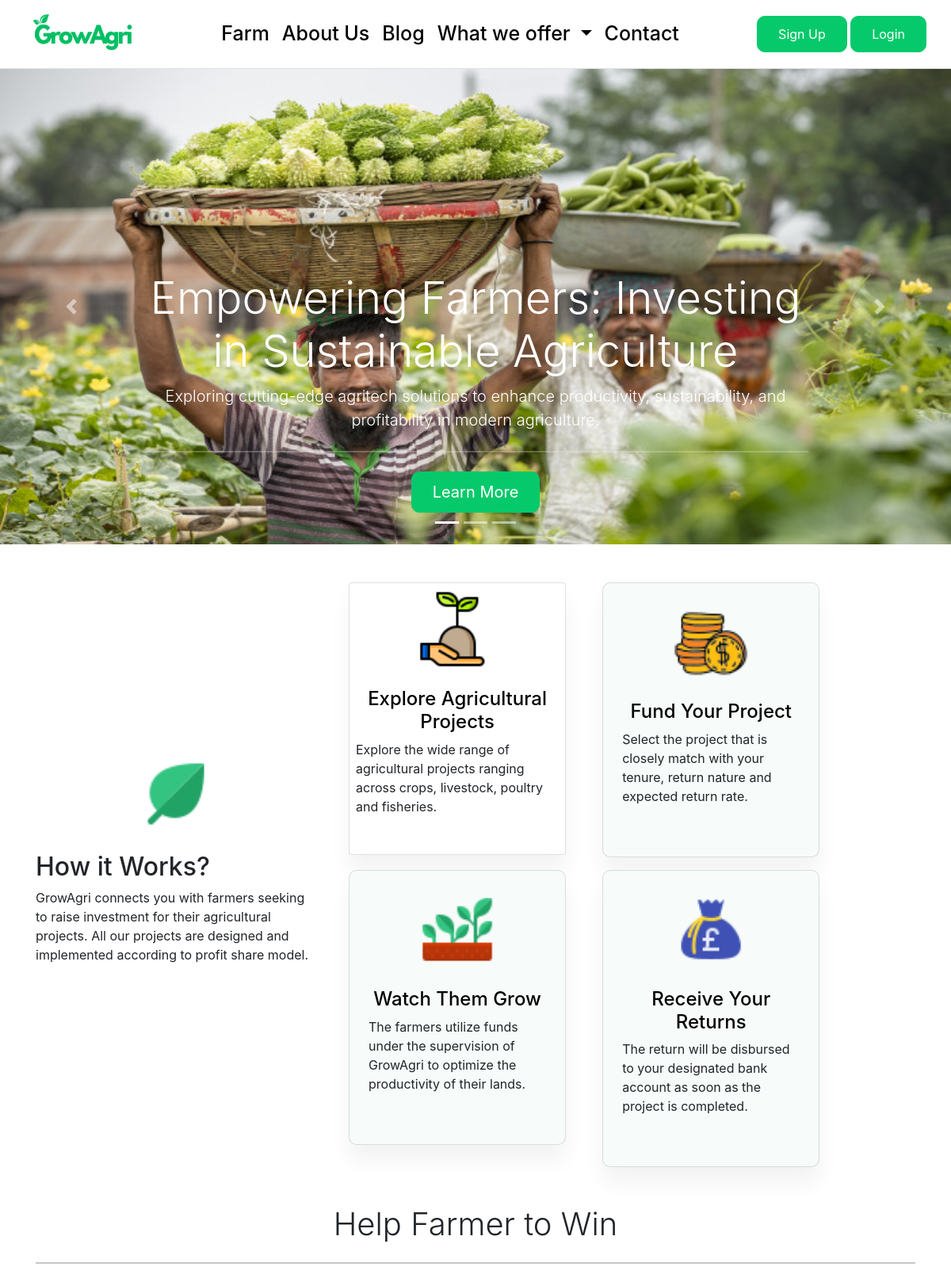
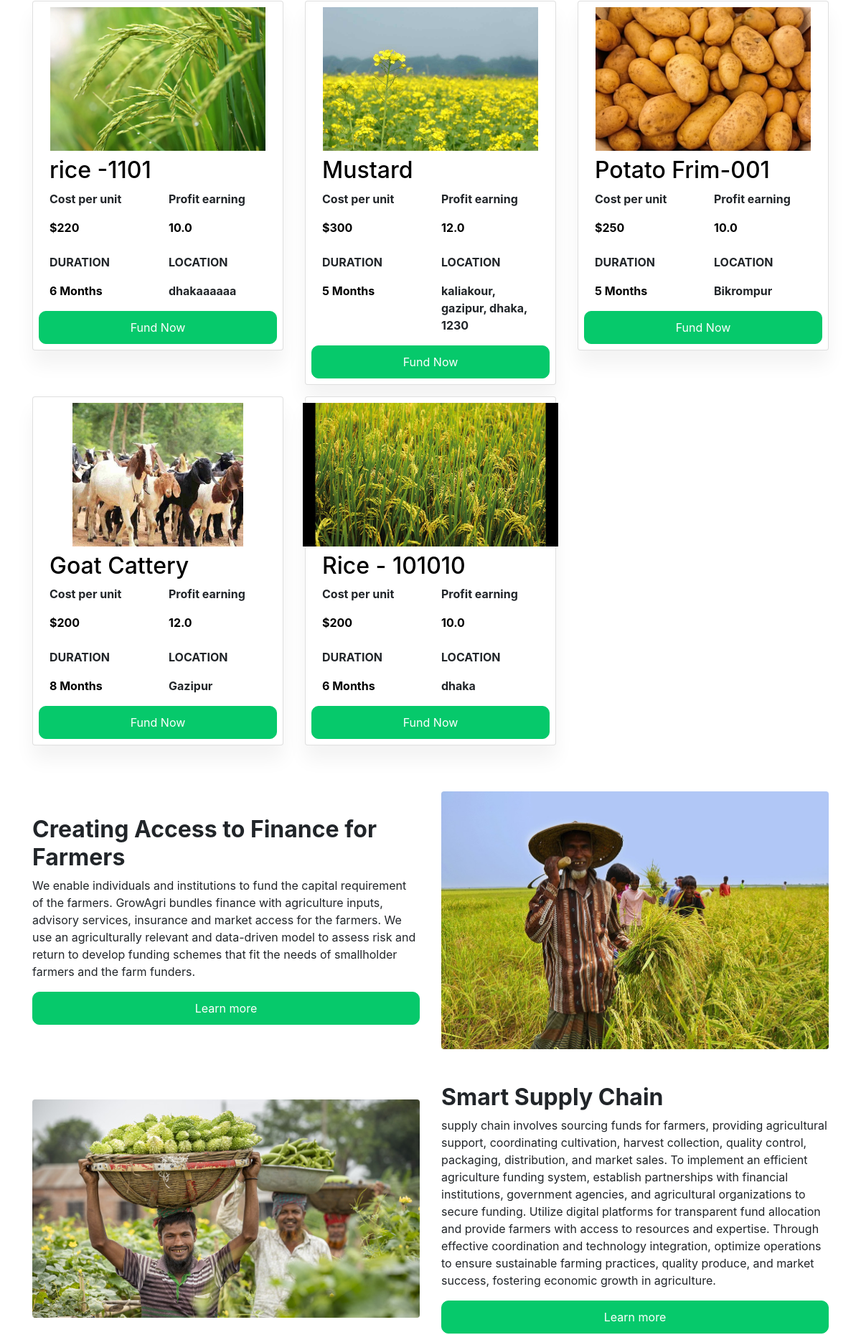
The page / (upper part) on the database its author committed (2 pictures, top to bottom).
### farm/models.py (models this page shows, shortened)
class Farm(models.Model):
    farm_name = models.CharField(max_length=200, unique=True)
    slug = models.SlugField(max_length=200, unique=True, blank=True)
    description = models.TextField(max_length=500, blank=True)
    price = models.IntegerField()
    images = models.ImageField(upload_to='photos/farm')
    stock = models.IntegerField()
    is_available = models.BooleanField(default=True)
    category = models.ForeignKey(CropType, on_delete=models.CASCADE)
    created_date = models.DateTimeField(auto_now_add=True)
    modified_date = models.DateTimeField(auto_now=True)
    campaign_status = models.CharField(max_length=20, choices=[('draft', 'Draft'), ('active', 'Active'), ('completed', 'Completed')], default='draft')
    location = models.CharField(max_length=200, default='')  # Location of the farm
    duration = models.IntegerField(default=None, null=True, blank=True)
    custom_percentage = models.FloatField(validators=[MinValueValidator(0)], null=True, blank=True)
    def get_url(self):
        crop_type_slug = self.category.slug
        return reverse('farm_detail', args=[crop_type_slug, self.slug])

### projects/views.py (the view)
# urls.py: 2. Add a URL to urlpatterns:  path('', views.home, name='home')
def home(request):
    farms = Farm.objects.filter(is_available=True)[:6]  # Retrieve the first six available farms
    posts = Post.objects.order_by('-date_posted')[:3]  # Retrieve the three most recent posts
    context ={
        'farms': farms,
        'posts': posts,
    }
    return render(request, 'home.html', context)

### carts/context_processors.py (called while the page is built)
def counter(request):
    cart_count = 0
    if 'admin' in request.path:
        return {}
    else:
        try:
            cart = Cart.objects.filter(cart_id=_cart_id(request))
            if request.user.is_authenticated:
                cart_items = CartItem.objects.all().filter(user=request.user)
            else:
                cart_items = CartItem.objects.filter(cart=cart[:1])
            for cart_item in cart_items:
                cart_count += cart_item.quantity
        except Cart.DoesNotExist:
            cart_count = 0
    return {'cart_count': cart_count}

### carts/views.py (called while the page is built)
def _cart_id(request):
    cart = request.session.session_key
    if not cart:
        cart = request.session.create()
    return cart

### projects/context_processors.py (called while the page is built)
def menu_links(request):
    links = CropType.objects.all()
    return dict(links=links)

### templates/home.html (shortened to what this page needs)
{% extends "base.html" %}
{% load static %}
{% block content %}
<link rel="stylesheet" href="{% static 'css/style.css' %}">
    <div id="carouselExampleIndicators" class="carousel slide" data-ride="carousel">
        <ol class="carousel-indicators">
          <li data-target="#carouselExampleIndicators" data-slide-to="0" class="active"></li>
          <li data-target="#carouselExampleIndicators" data-slide-to="1"></li>
          <li data-target="#carouselExampleIndicators" data-slide-to="2"></li>
        </ol>
        <div class="carousel-inner ">
          <div class="carousel-item active">
            <img class="d-block w-100 img-fluid"  alt="Responsive image" src="{% static 'images/supply_chain.jpeg' %}" alt="First slide">
            <div class="carousel-caption d-md-block text-center">
              <h5 class= "display-4" > Empowering Farmers: Investing in Sustainable Agriculture</h5>
              <p class="lead">Exploring cutting-edge agritech solutions to enhance productivity, sustainability, and profitability in modern agriculture.</p>
              <hr class="my-4">
              <a href="#" class="btn btn-primary btn-lg  custom_button">Learn More</a>
            </div>
          </div>
        </div>
        <a class="carousel-control-prev" href="#carouselExampleIndicators" role="button" data-slide="prev">
          <span class="carousel-control-prev-icon" aria-hidden="true"></span>
        </a>
        <a class="carousel-control-next" href="#carouselExampleIndicators" role="button" data-slide="next">
          <span class="carousel-control-next-icon" aria-hidden="true"></span>
        </a>
      </div>
    <div class="container my-5">
        <div class="row">
            <div class="col-md-4 col-sm-12 d-flex flex-column align-items-center justify-content-center">
                <div>
                    <img src="{% static 'images/leaf.png' %}" class="leaf_image" alt="">
                </div>
                <div  class="my-4">
                    <h2>How it Works?</h2>
                    <p class="">GrowAgri connects you with farmers seeking to raise investment for their agricultural projects. All our projects are designed and implemented according to profit share model. </p>
                </div>
            </div>
            <div class="col-md-8 col-sm-12">
                <div class="container">
                    <div class="row gap-3">
                        <div class="col-md-5 col-sm-12">
                            <div class="card p-2 ">
                                <div class="d-flex justify-content-center">
                                    <img src="{% static 'images/grow.png' %}" class="leaf_image" alt="">
                                </div>
                                <div class="my-4">
                                    <h4 class="text_color text-center">Explore Agricultural Projects</h4>
                                    <p class="">Explore the wide range of agricultural projects
                                        ranging across crops, livestock, poultry and
                                         fisheries.</p>
                                </div>
                            </div>
                        </div>
                        <div class="col-md-5 col-sm-12">
                            <div class="card p-4 gray_bg">
                                <div class="d-flex justify-content-center">
                                    <img src="{% static 'images/fund.png' %}" class="leaf_image" alt="">
                                </div>
                                <div class="my-4">
                                    <h4 class="text_color text-center">Fund Your Project
                                    </h4>
                                    <p class="">Select the project that is closely match with your
                                        tenure, return nature and expected return rate.</p>
                                </div>
                            </div>
                        </div>
                        <div class="col-md-5 col-sm-12">
                            <div class="card p-4 gray_bg">
                                <div class="d-flex justify-content-center">
                                    <img src="{% static 'images/plant_growing.png' %}" class="leaf_image" alt="">
                                </div>
                                <div class="my-4">
                                    <h4 class="text_color text-center">Watch Them Grow
                                    </h4>
                                    <p class="">The farmers utilize funds under the supervision
                                        of GrowAgri to optimize the productivity of
                                       their lands.</p>
                                </div>
                            </div>
                        </div>
                        <div class="col-md-5 col-sm-12">
                            <div class="card p-4 gray_bg">
                                <div class="d-flex justify-content-center">
                                    <img src="{% static 'images/return_fund.png' %}" class="leaf_image" alt="">
                                </div>
                                <div class="my-4">
                                    <h4 class="text_color text-center">Receive Your Returns</h4>
                                    <p class="">The return will be disbursed to your designated
                                        bank account as soon as the project is completed.</p>
                                </div>
                            </div>
                        </div>
                    </div>
                </div>
            </div>
        </div>
    </div>
    <div class="helping_farmer_container my-5">
        <div class="container">
            <div class="col text-center">
                <h3 class=" display-6">Help Farmer to Win</h3>
            </div>
            <hr class="my-4">
            <div class="row">
                {% for farm in farms %}
                <div class="col-md-4 col-sm-12 mb-3">
                    <div class="card p-2">
                        <div class="d-flex justify-content-center">
                            <a href="{{ farm.get_url }}">
                                <img src="{{ farm.images.url }}" height="200" alt="">
                            </a>
                        </div>
                        <div class="container my-2">
                            <h2 class="text_color">{{ farm.farm_name }}</h2>
                            <div class="row">
                                <div class="col-md-6 col-sm-12">
                                    <p class="fw-bold">Cost per unit</p>
                                    <p class="fw-bold text_color">${{ farm.price }}</p>
                                </div>
                                <div class="col-md-6 col-sm-12">
                                    <p class="fw-bold">Profit earning</p>
                                    <p class="fw-bold text_color">{{ farm.custom_percentage }} </p>
                                </div>
                            </div>
                        </div>
                        <div class="container">
                            <div class="row">
                                <div class="col-md-6 col-sm-12">
                                    <p class="fw-bold">DURATION</p>
                                    <p class="fw-bold text_color"> {{ farm.duration }} Months</p>
                                </div>
                                <div class="col-md-6 col-sm-12">
                                    <p class="fw-bold">LOCATION</p>
                                    <p class="fw-bold">{{ farm.location }}</p>
                                </div>
                            </div>
                        </div>
                        <a href="{% url 'farm_detail' crop_slug=farm.category.slug farm_slug=farm.slug %}" class="btn btn-primary custom_button">Fund Now</a>
                    </div>
                </div>
                {% endfor %}
            </div>
        </div>
    </div>
    <div class="container my-5" >
        <div class="row align-items-center">
            <div class="col-md-6 col-sm-12">
                <div class="d-flex flex-column h-100 justify-content-center">
                    <h2 class="fw-bold">Creating Access to Finance for Farmers</h2>
                    <p>We enable individuals and institutions to fund the capital requirement of the farmers. GrowAgri bundles finance with agriculture inputs, advisory services, insurance and market access for the farmers. We use an agriculturally relevant and data-driven model to assess risk and return to develop funding schemes that fit the needs of smallholder farmers and the farm funders.
                    </p>
                    <button class="custom_button">Learn more</button>
                </div>
            </div>
            <div class="col-md-6 col-sm-12">
                <img src="{% static 'images/bg.jpeg' %}" class="rounded" style="width: 100%;" alt="">
            </div>
        </div>
    </div>
        <div class="container my-5">
            <div class="row align-items-center">
                <div class="col-md-6 col-sm-12">
                    <img src="{% static 'images/supply_chain.jpeg' %}" class="rounded" style="width: 100%;" alt="">
                </div>
                <div class="col-md-6 col-sm-12">
                    <div class="d-flex h-100 flex-column justify-content-center">
                        <h2 class="fw-bold">Smart Supply Chain</h2>
                        <p>supply chain involves sourcing funds for farmers, providing agricultural support, coordinating cultivation, harvest collection, quality control, packaging, distribution, and market sales. To implement an efficient agriculture funding system, establish partnerships with financial institutions, government agencies, and agricultural organizations to secure funding. Utilize digital platforms for transparent fund allocation and provide farmers with access to resources and expertise. Through effective coordination and technology integration, optimize operations to ensure sustainable farming practices, quality produce, and market success, fostering economic growth in agriculture.</p>
                        <button class="custom_button">Learn more</button>
                    </div>
                </div>
            </div>
        </div>
 {% endblock content %}

### static/css/style.css (style rules this page uses)
.leaf_image { width: 100px; height: 100px; }
.custom_button { background-color: #06C96B; border: none; padding: 10px 26px; border-radius: 10px; color: white; border: 1px solid #06C96B; transition: 0.3s; }
.text_color { color: #000000; }
.gray_bg { background-color: #f7fbf9; border-radius: 10px; box-shadow: 0 0 2px rgba(79, 255, 103, 0.2); }
.card { box-shadow: 0 20px 27px 0 rgb(0 0 0 / 5%); }
.w-100 { width: 100% !important; height: 75vh; }

### rows shown on the page
Farm: images (picture), farm_name "rice -1101", price "220", custom_percentage "10.0", duration "6", location "dhakaaaaaa"
Farm: images (picture), farm_name "Mustard", price "300", custom_percentage "12.0", duration "5", location "kaliakour, gazipur, dhaka, 1230"
Farm: images (picture), farm_name "Potato Frim-001", price "250", custom_percentage "10.0", duration "5", location "Bikrompur"
Farm: images (picture), farm_name "Goat Cattery", price "200", custom_percentage "12.0", duration "8", location "Gazipur"
Farm: images (placeholder picture), farm_name "Rice - 101010", price "200", custom_percentage "10.0", duration "6", location "dhaka"
